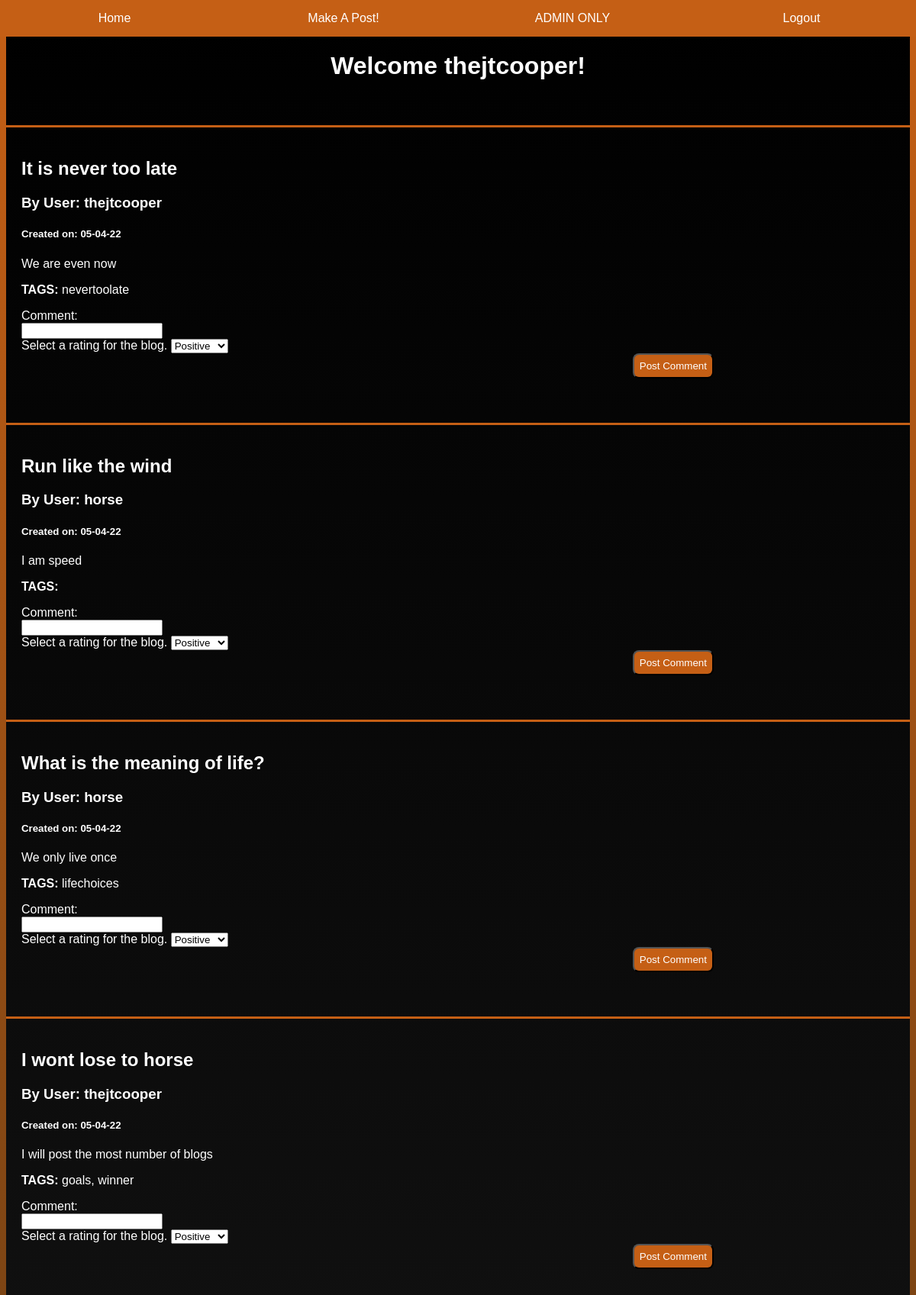
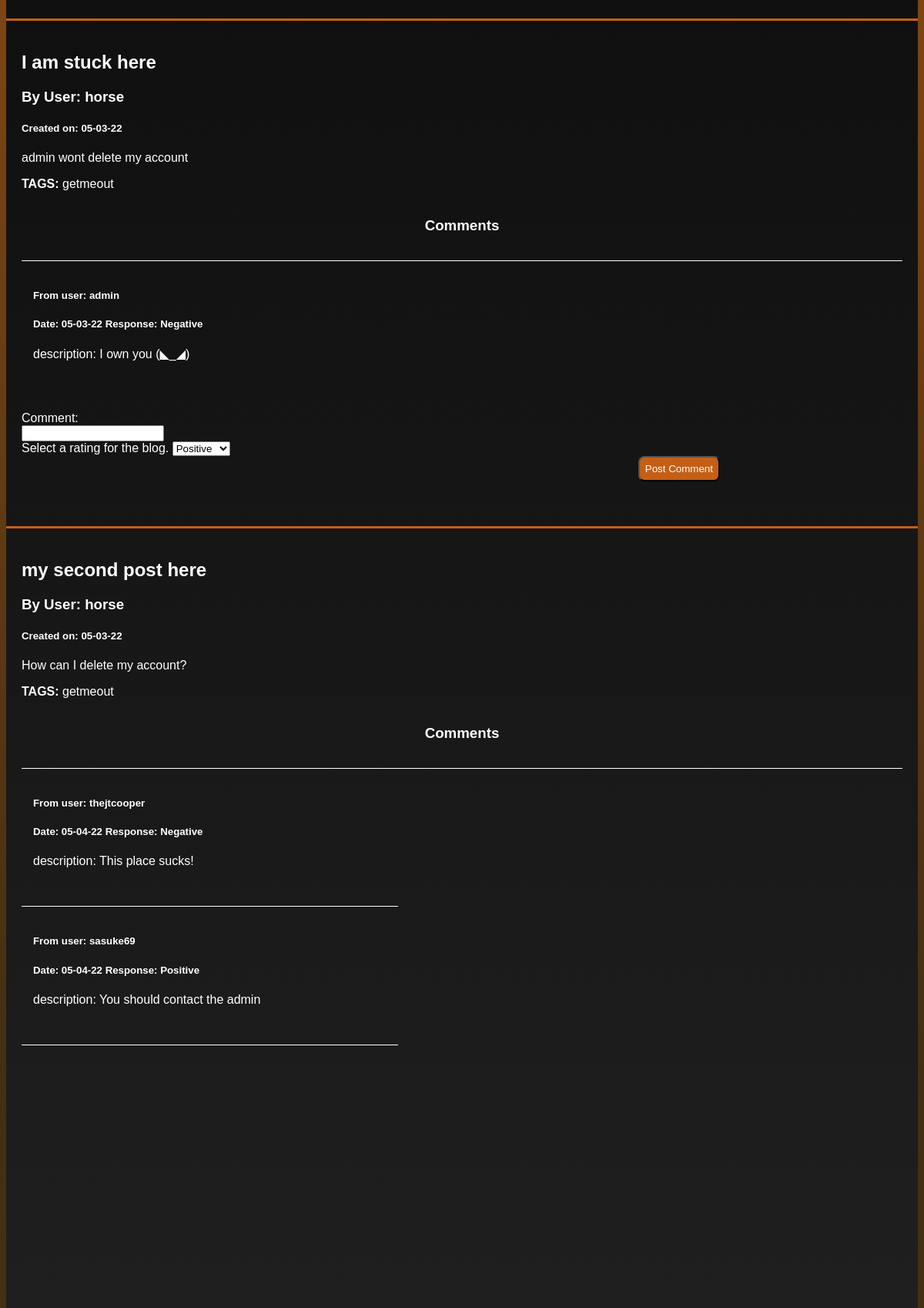
The app's page /loggedin.php (signed in, upper part) with its own data (2 pictures, top to bottom).
### tables this page shows
CREATE TABLE `blog` (
  `blogID` int NOT NULL AUTO_INCREMENT,
  `username` varchar(45) NOT NULL,
  `subject` varchar(125) NOT NULL,
  `description` varchar(250) NOT NULL,
  `p_date` varchar(45) NOT NULL,
  PRIMARY KEY (`blogID`),
  UNIQUE KEY `blogID_UNIQUE` (`blogID`),
  KEY `username_idx` (`username`),
  CONSTRAINT `blog_username` FOREIGN KEY (`username`) REFERENCES `user` (`username`) ON DELETE CASCADE ON UPDATE CASCADE
);

CREATE TABLE `tag` (
  `tagID` int NOT NULL AUTO_INCREMENT,
  `tag` varchar(45) NOT NULL,
  PRIMARY KEY (`tagID`),
  UNIQUE KEY `tagID_UNIQUE` (`tagID`)
);

CREATE TABLE `comment` (
  `commentID` int NOT NULL AUTO_INCREMENT,
  `username` varchar(45) NOT NULL,
  `description` varchar(250) NOT NULL,
  `sentiment` varchar(45) NOT NULL,
  `c_date` varchar(45) NOT NULL,
  `blogID` int NOT NULL,
  PRIMARY KEY (`commentID`),
  UNIQUE KEY `commentID_UNIQUE` (`commentID`),
  KEY `user_username_idx` (`username`),
  KEY `comment_blogID_idx` (`blogID`),
  CONSTRAINT `comment_blogID` FOREIGN KEY (`blogID`) REFERENCES `blog` (`blogID`) ON DELETE CASCADE ON UPDATE CASCADE,
  CONSTRAINT `comment_username` FOREIGN KEY (`username`) REFERENCES `user` (`username`) ON DELETE CASCADE ON UPDATE CASCADE
);

### loggedin.php (the view, shortened to what this page needs)
<html>
    <head>
        <link rel = "stylesheet" type = "text/css" href = "style.css">
        <nav class="display">
            <a href="loggedin.php" class="navhead">Home</a>
            <a href="newPost.php" class="navhead">Make A Post!</a>
            <a href="functions.php" class="navhead">ADMIN ONLY</a>
            <a href="index.php" class="navhead">Logout</a>
        </nav>
    </head>
    <body>
    <h1 style="padding-top:60px;padding-bottom:0;"><center>Welcome <?php
        $username=$_SESSION['username'];
        echo $username;
        ?>! </center></h1>
    <?php
        $host = "127.0.0.1:3308";
        $user = "user";
        $password = "pass";
        $db_name = "comp440project";
        $con = mysqli_connect($host, $user, $password, $db_name);
        $sql="SELECT * FROM blog ORDER BY blogID DESC";
        $result = mysqli_query($con, $sql);
        echo "<br>";
        echo "<table border='1'>";
        while ($row = mysqli_fetch_assoc($result)) {
            $sqlTagBlog="SELECT tag FROM tag WHERE tagID in
            (SELECT tagID from tag_blog WHERE ".$row['blogID']." = blogID)";
            $tagresult=mysqli_query($con,$sqlTagBlog);
            $tagrownum=mysqli_num_rows($tagresult);
            $tagcounter=1;
            $sqlcomm="SELECT * FROM comment WHERE ".$row['blogID']."= blogID";
            $commresult=mysqli_query($con,$sqlcomm);
            if($commresult)
                $totalcom=mysqli_num_rows($commresult);
            else
                $totalcom=0;
           echo("<div class='card'>");
           echo("<h2>".$row['subject']."</h2>
                <h3>By User: ".$row['username']."</h3>
                <h5>Created on: ".$row['p_date']."</h5>
                <p>".$row['description']."</p><p><b>TAGS: </b>");
            while($tagrow=mysqli_fetch_assoc($tagresult)){
                if($tagcounter!=$tagrownum)
                    echo($tagrow['tag'].", ");
                else
                    echo($tagrow['tag']);
                $tagcounter++;
            }
            if($totalcom>=1){
            echo("<h3 class='comment-header' style='text-align:center;'>Comments</h3>");
            while($comrow=mysqli_fetch_assoc($commresult)){
                echo("<div class='comment'><h5>From user: ".$comrow['username']."</h5>
                <h5>Date: ".$comrow['c_date']."     Response: ".$comrow['sentiment']."</h5>
                <p>description: ".$comrow['description']."</p>
                </div><br>");
            }
        }
           echo("</p><form action=comment.php method = 'POST'>
                    <label for='comment'>Comment:</label><br>
                    <input type='text'  name='comments' ><br>
                    <label for='Rating'>Select a rating for the blog. </label>
                        <select  name='rating'>
                            <option value='Positive'>Positive</option>
                            <option value='Negative'>Negative</option>
                        </select>
                        <input type='hidden'  name='blogId' value=".$row['blogID']."/>
                    <input type =  'submit' id = 'btn' name= 'create' value = 'Post Comment' />
                </form>");
            echo "</div><br>";
        }
    ?>
    </body>
</html>

### style.css (style rules this page uses)
html { background: linear-gradient(#C55F15,#422F13,#553F1D); margin: 0; padding:0; height:100%; background-attachment: fixed; box-sizing:border-box; font-family: Arial, Helvetica, sans-serif; }
* { box-sizing: border-box; }
p,h1,h2,h3,h4,h5 { font-family: Arial, Helvetica, sans-serif; color:#fff; }
.navhead { background: #C55F15; color: #FFF; text-decoration: none; }
label { color:#fff; }
body { background: linear-gradient(#000000,#393939); background-attachment: fixed; }
#btn { color: #fff; background: #C55F15; padding: 7px; margin-left: 70%; border-radius: 8px; }
.display { text-align: center; font-family: Arial, Helvetica, sans-serif; overflow: hidden; position: fixed; font-size: 0; top:0; left:0; width:100%; }
.display a { padding: 15px; display: inline-block; width: 25%; font-size: 16px; }
.card { border-top: 3px solid #C55F15; padding: 20px; margin-top: 20px; }
.Comment-header { padding:15px; }
.comment { font-family: Arial, Helvetica, sans-serif; border-top: 1px solid #fff; padding: 15px; }
table, th, td { border:1px solid #C55F15; color: #fff; }

### records on screen
blog: subject "It is never too late", username "thejtcooper", p_date "05-04-22", description "We are even now"
tag: tag "nevertoolate"
blog: subject "Run like the wind", username "horse", p_date "05-04-22", description "I am speed"
blog: subject "What is the meaning of life?", username "horse", p_date "05-04-22", description "We only live once"
tag: tag "lifechoices"
blog: subject "I wont lose to horse", username "thejtcooper", p_date "05-04-22", description "I will post the most number of blogs"
tag: tag "goals"
tag: tag "winner"
blog: subject "I am stuck here", username "horse", p_date "05-03-22", description "admin wont delete my account"
tag: tag "getmeout"
comment: username "admin", c_date "05-03-22", sentiment "Negative", description "I own you (◣_◢)"
blog: subject "my second post here", username "horse", p_date "05-03-22", description "How can I delete my account?"
comment: username "thejtcooper", c_date "05-04-22", sentiment "Negative", description "This place sucks!"
comment: username "sasuke69", c_date "05-04-22", sentiment "Positive", description "You should contact the admin"

### other values on screen
$username "thejtcooper"
